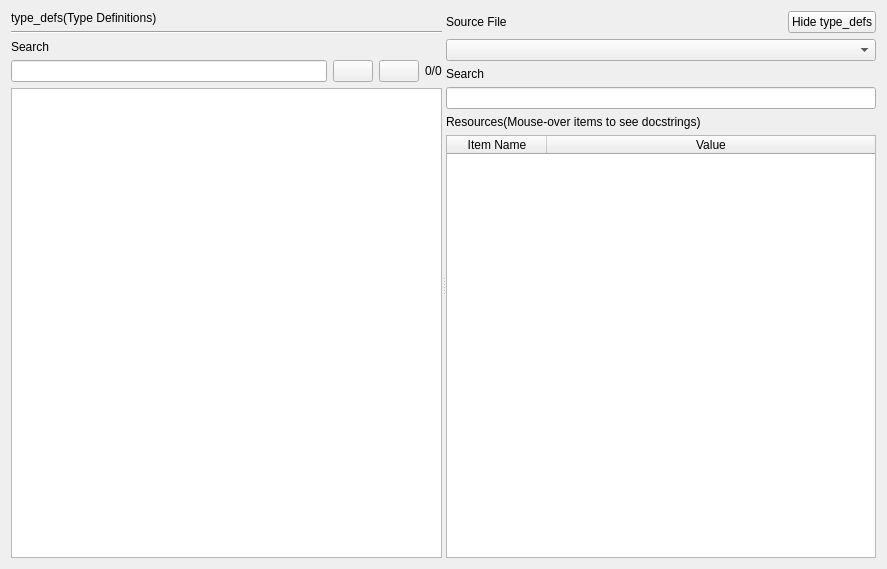
<?xml version="1.0" encoding="UTF-8"?>
<ui version="4.0">
 <class>Form</class>
 <widget class="QWidget" name="Form">
  <property name="geometry">
   <rect>
    <x>0</x>
    <y>0</y>
    <width>887</width>
    <height>569</height>
   </rect>
  </property>
  <property name="windowTitle">
   <string>libPINCE Reference</string>
  </property>
  <layout class="QGridLayout" name="gridLayout_2">
   <item row="0" column="0">
    <widget class="QSplitter" name="splitter">
     <property name="orientation">
      <enum>Qt::Horizontal</enum>
     </property>
     <widget class="QWidget" name="widget_TypeDefs" native="true">
      <layout class="QGridLayout" name="gridLayout">
       <item row="4" column="0">
        <widget class="QTextBrowser" name="textBrowser_TypeDefs"/>
       </item>
       <item row="3" column="0">
        <layout class="QHBoxLayout" name="horizontalLayout_2">
         <item>
          <widget class="QLineEdit" name="lineEdit_SearchText"/>
         </item>
         <item>
          <widget class="QPushButton" name="pushButton_TextUp">
           <property name="text">
            <string/>
           </property>
          </widget>
         </item>
         <item>
          <widget class="QPushButton" name="pushButton_TextDown">
           <property name="text">
            <string/>
           </property>
          </widget>
         </item>
         <item>
          <widget class="QLabel" name="label_FoundCount">
           <property name="text">
            <string>0/0</string>
           </property>
          </widget>
         </item>
        </layout>
       </item>
       <item row="0" column="0">
        <widget class="QLabel" name="label_3">
         <property name="text">
          <string>type_defs(Type Definitions)</string>
         </property>
        </widget>
       </item>
       <item row="2" column="0">
        <widget class="QLabel" name="label_5">
         <property name="text">
          <string>Search</string>
         </property>
        </widget>
       </item>
       <item row="1" column="0">
        <widget class="Line" name="line">
         <property name="orientation">
          <enum>Qt::Horizontal</enum>
         </property>
        </widget>
       </item>
      </layout>
     </widget>
     <widget class="QWidget" name="layoutWidget">
      <layout class="QVBoxLayout" name="verticalLayout">
       <item>
        <layout class="QHBoxLayout" name="horizontalLayout">
         <item>
          <widget class="QLabel" name="label">
           <property name="text">
            <string>Source File</string>
           </property>
          </widget>
         </item>
         <item>
          <spacer name="horizontalSpacer">
           <property name="orientation">
            <enum>Qt::Horizontal</enum>
           </property>
           <property name="sizeHint" stdset="0">
            <size>
             <width>40</width>
             <height>20</height>
            </size>
           </property>
          </spacer>
         </item>
         <item>
          <widget class="QPushButton" name="pushButton_ShowTypeDefs">
           <property name="text">
            <string>Hide type_defs</string>
           </property>
          </widget>
         </item>
        </layout>
       </item>
       <item>
        <widget class="QComboBox" name="comboBox_SourceFile"/>
       </item>
       <item>
        <widget class="QLabel" name="label_4">
         <property name="text">
          <string>Search</string>
         </property>
        </widget>
       </item>
       <item>
        <widget class="QLineEdit" name="lineEdit_Search"/>
       </item>
       <item>
        <widget class="QLabel" name="label_2">
         <property name="text">
          <string>Resources(Mouse-over items to see docstrings)</string>
         </property>
        </widget>
       </item>
       <item>
        <widget class="QTableWidget" name="tableWidget_ResourceTable">
         <property name="editTriggers">
          <set>QAbstractItemView::NoEditTriggers</set>
         </property>
         <property name="selectionMode">
          <enum>QAbstractItemView::SingleSelection</enum>
         </property>
         <property name="selectionBehavior">
          <enum>QAbstractItemView::SelectRows</enum>
         </property>
         <property name="sortingEnabled">
          <bool>true</bool>
         </property>
         <attribute name="horizontalHeaderStretchLastSection">
          <bool>true</bool>
         </attribute>
         <attribute name="verticalHeaderVisible">
          <bool>false</bool>
         </attribute>
         <attribute name="verticalHeaderDefaultSectionSize">
          <number>16</number>
         </attribute>
         <attribute name="verticalHeaderMinimumSectionSize">
          <number>16</number>
         </attribute>
         <column>
          <property name="text">
           <string>Item Name</string>
          </property>
         </column>
         <column>
          <property name="text">
           <string>Value</string>
          </property>
         </column>
        </widget>
       </item>
      </layout>
     </widget>
    </widget>
   </item>
  </layout>
 </widget>
 <resources/>
 <connections/>
</ui>
